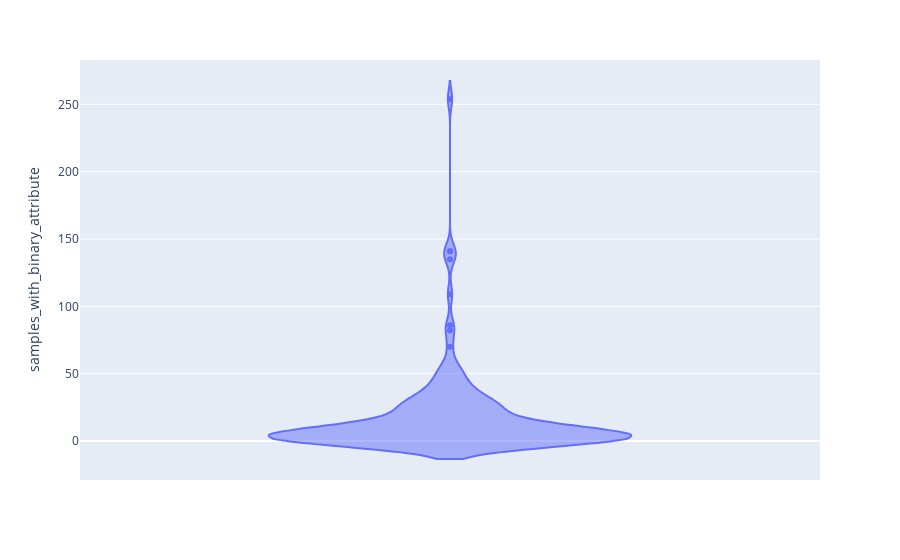

The cell this chart's notebook holds for it:
### Code cell
fig = px.violin(comorbid_df_metadata, y="samples_with_binary_attribute")
fig.show()

### Figure 1 — Plotly figure (JSON) as saved in the notebook; plotly's stock layout.template omitted (floating-point values rounded to 4 significant figures; data arrays with more than 128 entries replaced by an {"elided": "..."} marker saying what was removed)
{"data": [{"alignmentgroup": "True", "box": {"visible": false}, "hovertemplate": "samples_with_binary_attribute=%{y}<extra></extra>", "legendgroup": "", "marker": {"color": "#636efa"}, "name": "", "offsetgroup": "", "orientation": "v", "scalegroup": "True", "showlegend": false, "type": "violin", "x0": " ", "xaxis": "x", "y": {"elided": "146 int values"}, "y0": " ", "yaxis": "y"}], "layout": {"autosize": true, "legend": {"tracegroupgap": 0}, "margin": {"t": 60}, "violinmode": "group", "xaxis": {"anchor": "y", "autorange": true, "domain": [0, 1], "range": [-0.5, 0.5], "type": "category"}, "yaxis": {"anchor": "x", "autorange": true, "domain": [0, 1], "range": [-28.92, 282.9], "title": {"text": "samples_with_binary_attribute"}, "type": "linear"}}}
